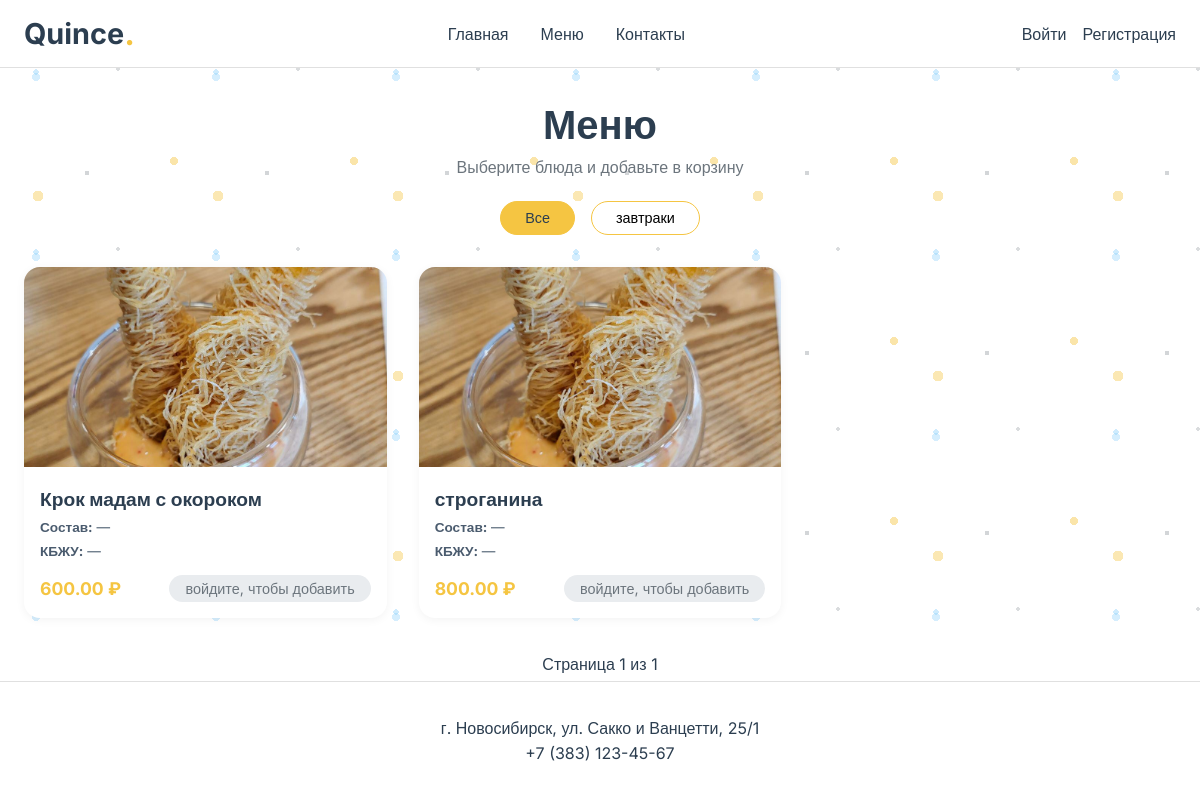
The app's page /menu/, older data.
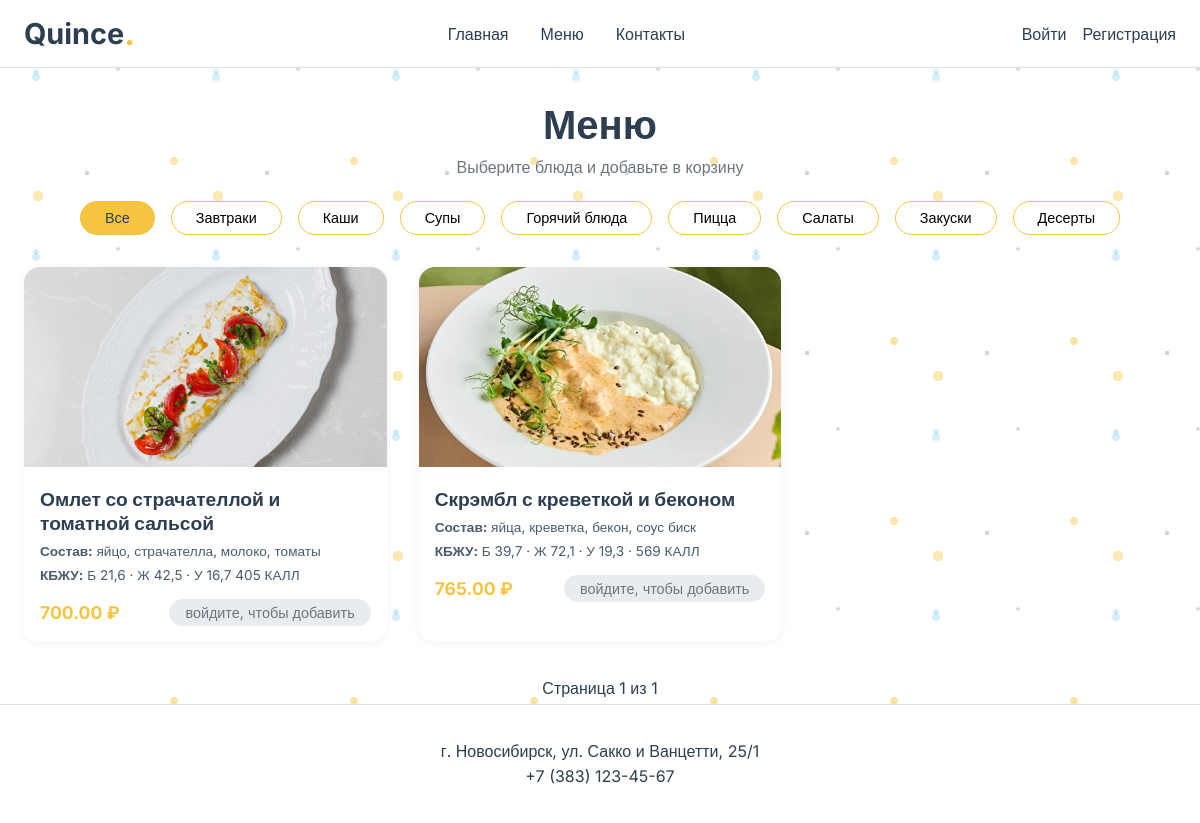
The same page, newer data.
### main/models.py (models this page shows, shortened)
class Category(models.Model):
    name = models.CharField(max_length=100, unique=True)

class Dish(models.Model):
    name = models.CharField(max_length=200)
    price = models.DecimalField(max_digits=10, decimal_places=2)
    category = models.ForeignKey(Category, on_delete=models.CASCADE, related_name='dishes')
    image = models.ImageField(upload_to='dishes/', blank=True, null=True)
    is_available = models.BooleanField(default=True)
    composition = models.TextField('Состав блюда', blank=True)
    nutrition = models.CharField('КБЖУ', max_length=100, blank=True)
    class Meta:
        indexes = [
            models.Index(fields=['category', 'is_available']),
            models.Index(fields=['name']),
        ]

### main/views.py (the view)
# urls.py: path('menu/', views.menu, name='menu'),
def menu(request):
    categories = Category.objects.all()
    dishes_list = Dish.objects.filter(is_available=True).select_related('category').order_by('id')
    paginator = Paginator(dishes_list, 12)
    page_number = request.GET.get('page')
    dishes = paginator.get_page(page_number)
    return render(request, 'main/menu.html', {'categories': categories, 'dishes': dishes})

### main/templates/main/menu.html (shortened to what this page needs)
{% extends 'main/base.html' %}
{% load static %}
{% block content %}
<div class="menu-page">
    <div class="menu-header">
        <h1>Меню</h1>
        <p class="menu-subtitle">Выберите блюда и добавьте в корзину</p>
        <div class="menu-filters">
            <button class="filter-btn active" data-category="all">Все</button>
            {% for cat in categories %}
                <button class="filter-btn" data-category="{{ cat.id }}">{{ cat.name }}</button>
            {% endfor %}
        </div>
    </div>
    <div class="menu-grid" id="dishes-container">
        {% for dish in dishes %}
            <div class="dish-card" data-category="{{ dish.category.id }}">
                <div class="dish-img">
                    {% if dish.image %}
                        <img src="{{ dish.image.url }}" alt="{{ dish.name }}">
                    {% else %}
                        <img src="{% static 'main/images/placeholder.jpg' %}" alt="Блюдо">
                    {% endif %}
                </div>
                <div class="dish-body">
                    <h3>{{ dish.name }}</h3>
                    <div class="dish-composition">
                        <strong>Состав:</strong> {{ dish.composition|default:"—" }}
                    </div>
                    <div class="dish-nutrition">
                        <strong>КБЖУ:</strong> {{ dish.nutrition|default:"—" }}
                    </div>
                    <div class="dish-price-cart">
                        <span class="price">{{ dish.price }} ₽</span>
                        {% if user.is_authenticated %}
                            <a href="{% url 'add_to_cart' dish.id %}" class="cart-btn">в корзину</a>
                        {% else %}
                            <a href="{% url 'login' %}?next={{ request.path|urlencode }}" class="cart-btn login-prompt">войдите, чтобы добавить</a>
                        {% endif %}
                    </div>
                </div>
            </div>
        {% empty %}
            <p class="no-dishes">Нет блюд.</p>
        {% endfor %}
    </div>
</div>
<div class="pagination" style="display: flex; justify-content: center; gap: 1rem; margin-top: 2rem;">
    <span class="current" style="padding: 0.3rem 1rem;">Страница {{ dishes.number }} из {{ dishes.paginator.num_pages }}</span>
</div>
{% endblock %}

### main/templates/main/base.html (shortened to what this page needs)
<!DOCTYPE html>
<html lang="ru">
<head>
    <link rel="stylesheet" href="https://cdn.jsdelivr.net/npm/bootstrap-icons@1.11.3/font/bootstrap-icons.min.css">
    {% load static %}
    <link rel="stylesheet" href="{% static 'main/css/style.css' %}">
</head>
<body>
    <nav class="navbar">
        <div class="nav-container">
            <a class="logo" href="{% url 'home' %}">Quince<span class="yellow-dot">.</span></a>
            <div class="nav-links">
                <a href="{% url 'home' %}">Главная</a>
                <a href="{% url 'menu' %}">Меню</a>
                <li class="nav-item"><a class="nav-link" href="{% url 'contacts' %}">Контакты</a></li>
            </div>
            <div class="auth-links">
                {% if user.is_authenticated %}
                    <a href="{% url 'profile' %}" class="auth-btn">{{ user.username }}</a>
                    <a href="{% url 'logout' %}" class="auth-btn">Выйти</a>
                {% else %}
                    <a href="{% url 'login' %}" class="auth-btn">Войти</a>
                    <a href="{% url 'register' %}" class="auth-btn">Регистрация</a>
                {% endif %}
            </div>
        </div>
    </nav>
    <main>
        {% block content %}{% endblock %}
    </main>
    <footer class="footer">
        <div class="contacts">
            <p>г. Новосибирск, ул. Сакко и Ванцетти, 25/1</p>
            <p>+7 (383) 123-45-67</p>
        </div>
    </footer>
</body>
</html>

### main/static/main/css/style.css (style rules this page uses)
:root { --yellow: #F5C542; --blue-light: #A8D0E6; --white: #FFFFFF; --text-dark: #2C3E50; --border-light: #e0e0e0; }
* { margin: 0; padding: 0; box-sizing: border-box; }
body { font-family: 'Inter', sans-serif; background-color: var(--white); color: var(--text-dark); background-image: radial-gradient(circle at 20% 40%, rgba(135, 206, 250, 0.4) 1.5%, transparent 1.5%), radial-gradient(circle at 80% 70%, rgba(245, 197, 66, 0.45) 2%, transparent 2%), radial-gradient(circle at 40% 85%, rgba(108, 117, 125, 0.3) 1.2%, transparent 1.2%), radial-gradient(circle at 95% 15%, rgba(135, 206, 250, 0.35) 1.8%, transparent 1.8%), radial-gradient(circle at 10% 95%, rgba(245, 197, 66, 0.4) 2.2%, transparent 2.2%), radial-gradient(circle at 60% 30%, rgba(108, 117, 125, 0.25) 1%, transparent 1%); background-size: 180px 180px; background-position: 0 0, 30px 35px, 15px 20px, 45px 50px, 20px 25px, 10px 15px; background-repeat: repeat; display: flex; flex-direction: column; min-height: 100vh; }
main { flex: 1; }
.navbar { background: var(--white); border-bottom: 1px solid var(--border-light); padding: 1rem 0; position: sticky; top: 0; z-index: 100; }
.nav-container { max-width: 1200px; margin: 0 auto; padding: 0 24px; display: flex; justify-content: space-between; align-items: center; flex-wrap: wrap; }
.logo { font-size: 1.8rem; font-weight: 700; text-decoration: none; color: #2C3E50; display: inline-flex; align-items: center; }
.yellow-dot { color: #F5C542; font-size: 2rem; display: inline-block; line-height: 1; }
.nav-links { display: flex; flex-wrap: wrap; gap: 2rem; }
.nav-links a { text-decoration: none; color: var(--text-dark); font-weight: 500; }
.auth-links { display: flex; gap: 1rem; align-items: center; }
.auth-links a { text-decoration: none; color: var(--text-dark); }
.footer, .bottom-info { padding: 2rem 0; text-align: center; border-top: 1px solid var(--border-light); background: var(--white); margin-top: auto; }
.contacts p { margin: 0.3rem 0; }
.menu-page { max-width: 1200px; margin: 2rem auto; padding: 0 24px; }
.menu-header { text-align: center; margin-bottom: 2rem; }
.menu-filters { display: flex; justify-content: center; gap: 1rem; margin-bottom: 2rem; }
.filter-btn { background: var(--white); border: 1px solid var(--yellow); padding: 0.5rem 1.5rem; border-radius: 2rem; cursor: pointer; }
.filter-btn.active, .filter-btn:hover { background: var(--yellow); }
.menu-grid { display: grid; grid-template-columns: repeat(auto-fill, minmax(280px, 1fr)); gap: 2rem; }
.dish-card { background: var(--white); border-radius: 1rem; overflow: hidden; box-shadow: 0 2px 10px rgba(0,0,0,0.05); }
.dish-img img { width: 100%; height: 200px; object-fit: cover; }
.dish-body { padding: 1rem; }
.dish-price-cart { display: flex; justify-content: space-between; align-items: center; margin-top: 1rem; }
.price { font-weight: bold; color: var(--yellow); }
.cart-btn { background: var(--blue-light); color: var(--text-dark); padding: 0.3rem 1rem; border-radius: 1.5rem; text-decoration: none; }
html, body { height: 100%; }
.nav-links { list-style: none; padding-left: 0; margin: 0; }
.nav-links li { display: inline; margin-right: 1.5rem; }

Row changes from the older to the newer data that the page shows:
removed Category: name "завтраки"
added Category: name "Завтраки"
added Category: name "Каши"
added Category: name "Супы"
added Category: name "Горячий блюда"
added Category: name "Пицца"
added Category: name "Салаты"
added Category: name "Закуски"
added Category: name "Десерты"
changed Dish: image: picture added; name "Крок мадам с окороком" → "Омлет со страчателлой и томатной сальсой"; composition "—" → "яйцо, страчателла, молоко, томаты"; nutrition "—" → "Б 21,6 · Ж 42,5 · У 16,7 405 КАЛЛ"; price "600.00" → "700.00"
changed Dish: image: picture added; name "строганина" → "Скрэмбл с креветкой и беконом"; composition "—" → "яйца, креветка, бекон, соус биск"; nutrition "—" → "Б 39,7 · Ж 72,1 · У 19,3 · 569 КАЛЛ"; price "800.00" → "765.00"
